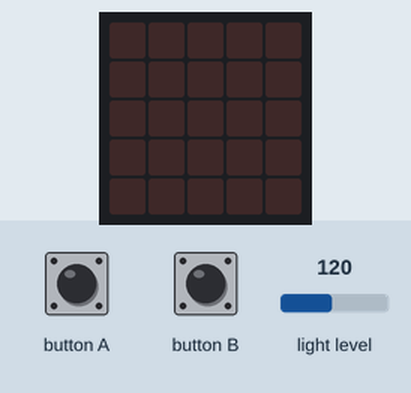
The program below on a simulated BBC micro:bit (MakeCode). Parts: the board's 5×5 LED display. The inputs (shaded band) are chosen by the test bench; at power-on: light level 120.

Above: at 1.2 s.
1.3 s: button A pressed for 0.15 s
At 2.6 s:
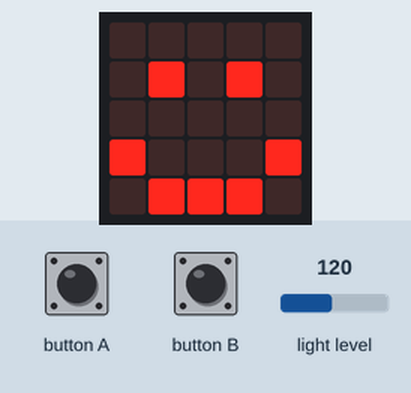
2.9 s: button B pressed for 0.15 s
At 4.1 s:
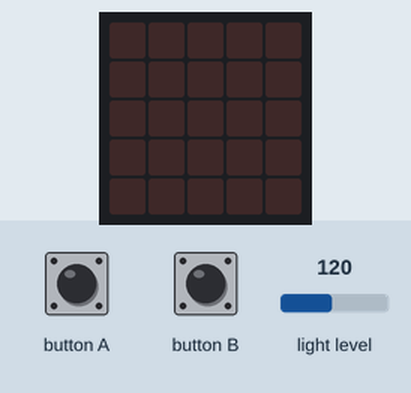
4.5 s: button A pressed for 1 s
At 6.6 s:
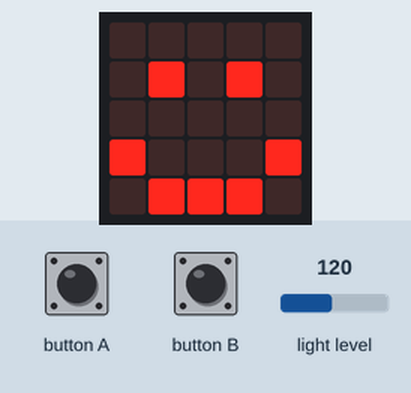
Timing chart, 0 to 8.1 s (numbered marks = the images above; inputs shaded):
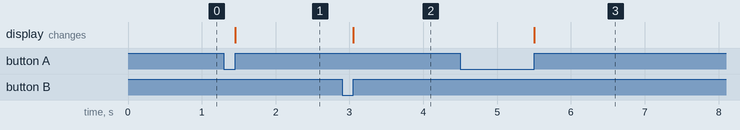

The program:

main.ts
```typescript
input.onButtonPressed(Button.B, function () {
    x = 0
    basic.clearScreen()
})
let x = 0
x = 0
basic.forever(function () {
    while (input.buttonIsPressed(Button.A)) {
        x = 1
    }
    if (x == 1) {
        if (input.lightLevel() <= 1) {
            basic.showIcon(IconNames.Sad)
            control.waitMicros(4065)
        } else {
            basic.showIcon(IconNames.Happy)
        }
    }
})
```

test.ts
```typescript
// 在此处测试；当此软件包作为插件使用时，将不会编译此软件包。
```

Measured:
- after the input at 1.3 s, the display: changes after 0.15 s (image 1)
- after the input at 2.9 s, the display: changes after 0.15 s (image 2)
- after the input at 4.5 s, the display: changes after 1.0 s (image 3)
